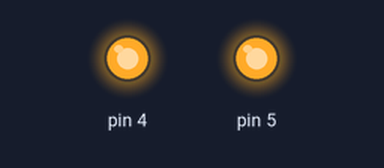
This sketch was run on a simulated Arduino Uno, built with avr-gcc and run on an emulated ATmega328P. Parts: output pins drawn as LEDs (lit = HIGH).

Above: at 0.14 s.
At 4.3 s:
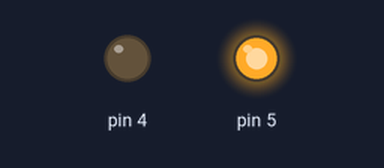
Timing chart, 0 to 5.7 s (numbered marks = the images above):
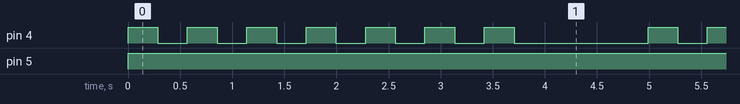

The sketch:

LED_Blinking.ino
```cpp
void setup() {
 pinMode(4,OUTPUT);
 pinMode(5,OUTPUT);

}

void loop() {
  int i;
  digitalWrite (5,HIGH);
  for(i=1; i<=7; i++)
  {
    digitalWrite (4, HIGH);
    delay(285);
    digitalWrite (4, LOW);
    delay(285);
  }

    digitalWrite (5, HIGH);
    delay(1000);

}
```

Measured:
- by itself, pin 4: repeats every 5.0 s: 6 × (LOW 0.29 s, HIGH 0.29 s), LOW 1.3 s, HIGH 0.29 s
- by itself, pin 5: LOW → HIGH at 0.00 s
- by itself, everything shown: repeats every 5.0 s, in 14 steps
